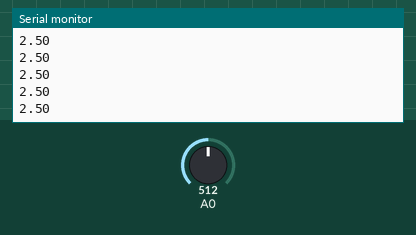
Simulated run of this sketch. Board: Arduino Uno, built with avr-gcc and run on an emulated ATmega328P. Parts: the last lines printed to the serial monitor. Inputs (shaded band) come from the test bench; at power-on: A0 = 512.

Above: at 1.2 s.
1.3 s: A0 set to 716
At 2.1 s:
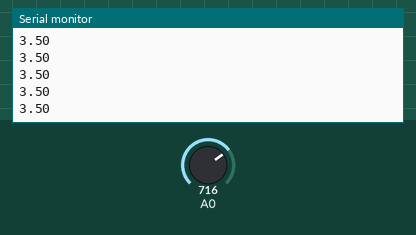
2.8 s: A0 set to 900
At 3.7 s:
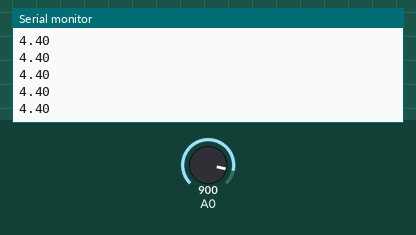
Timing chart, 0 to 5.8 s (numbered marks = the images above; inputs shaded):
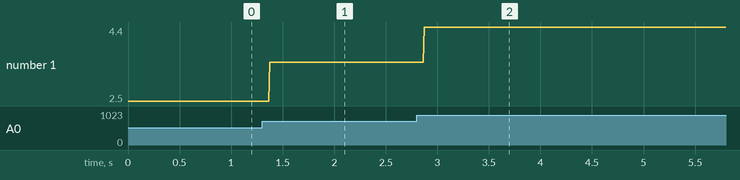

Measured:
- after the input at 1.3 s, the serial monitor: prints a new line after 0.07 s (image 1)
- after the input at 2.8 s, the serial monitor: prints a new line after 0.07 s (image 2)
- plotted number 1: 2.5 → 3.5 after the input at 1.3 s, 3.5 → 4.4 after the input at 2.8 s

The sketch:

Read_throttle_voltage.ino
```cpp
void setup() {
  // put your setup code here, to run once:
  Serial.begin(9600);
}

void loop() {
  // Read throttle input voltage in pin 0
  int throttle = analogRead(A0);

  // Arduino change the analog voltage to 0-1023;
  // Change it again to 0-5V
  // The boot voltage is 0.83V

  float throttle_voltage = throttle * (5.0 / 1023.0);

  Serial.println(throttle_voltage);
}
```
